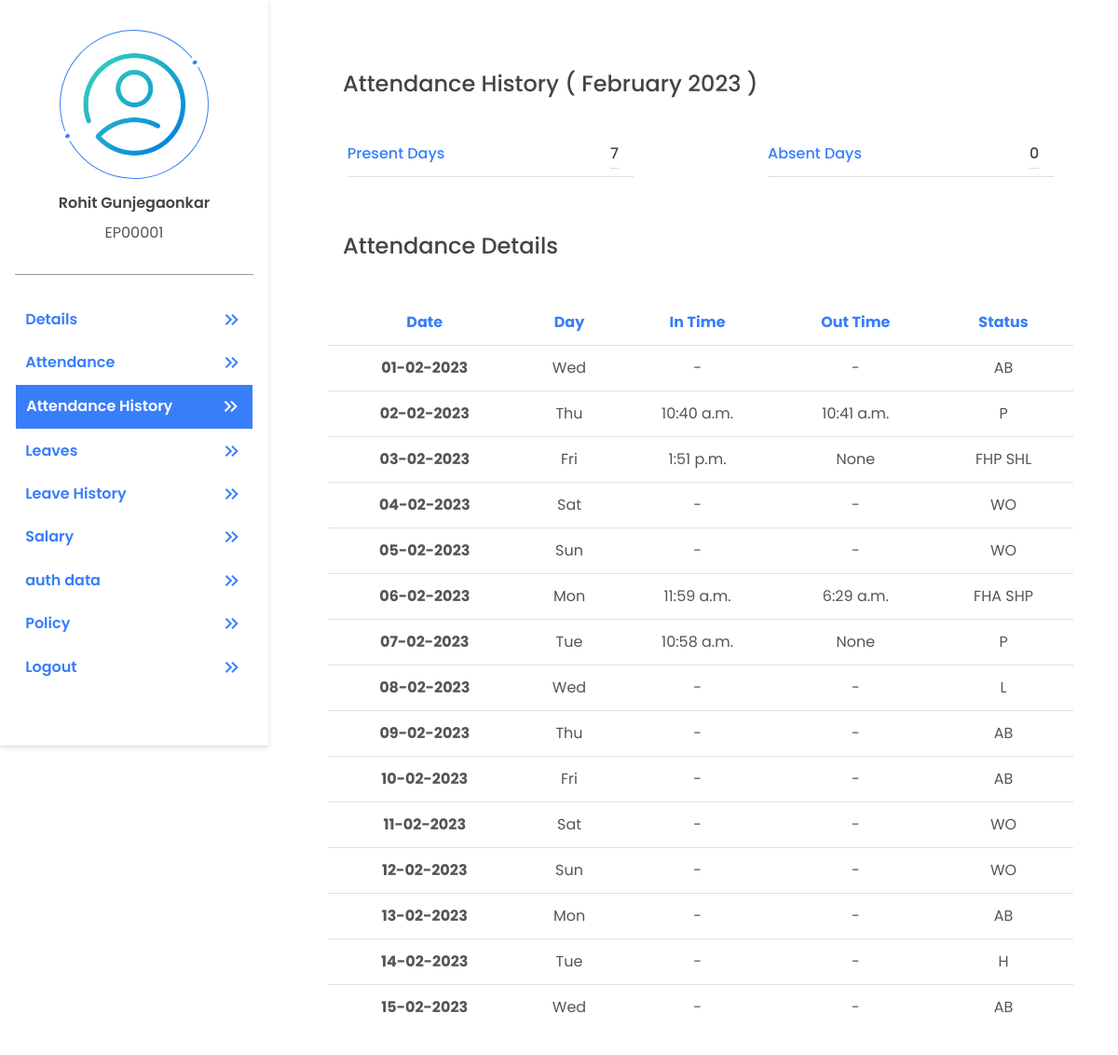
The page /accounts/attendance-history/ (signed in) on the database its author committed.
### account/models.py (models this page shows, shortened)
class UserAdditionalDetail(models.Model):
    emp_user = models.OneToOneField(User, on_delete=models.CASCADE, related_name='user_additional_details')
    gender = models.CharField(choices=(('Male' , 'Male'), ('Female', 'Female')), max_length=55, null=True)
    mobile_no = models.BigIntegerField(null=True)
    date_of_birth = models.DateField(null=True)
    pan_number = models.CharField(max_length=10, null=True)
    aadhaar_number = models.BigIntegerField(null=True)
    permanent_address = models.TextField(null=True)
    current_address = models.TextField(null=True)
    marital_status = models.CharField(choices=(('Single', 'Single'), ('Married', 'Married')), max_length=55, null=True)
    passport_no = models.CharField(max_length=9, null=True)
    father_name = models.CharField(max_length=255, null=True)
    mother_name = models.CharField(max_length=255, null=True)
    nationality = models.CharField(max_length=50, null=True)
    emergency_contact_no = models.BigIntegerField(null=True)
    blood_group = models.CharField(max_length=3, null=True)
    profile_photo = models.ImageField(upload_to='userprofile', null=True, default='default_profile_pic.png')
    is_requested = models.BooleanField(default=False)
    is_completed_additional_details = models.BooleanField(default=False)  # this will become True if mandatory fields are filled by employee after verification by HR
    created_at = models.DateTimeField(auto_now_add=True)
    updated_at = models.DateTimeField(auto_now=True)

### payroll/models.py (models this page shows, shortened)
class DailyAttendance(models.Model):
    emp_user = models.ForeignKey(User,
    on_delete=models.CASCADE, related_name='daily_attendance_user')
    date = models.DateField(auto_now=True)
    month = models.ForeignKey(Month,on_delete=models.CASCADE, related_name='daily_attendance_month')
    approved_by = models.ForeignKey(User,on_delete=models.CASCADE, related_name='daily_attend_approved_by',null=True)
    login_time = models.TimeField(auto_now_add=True)
    logout_time = models.TimeField(null=True)
    working_hours = models.DecimalField(default=0.0, max_digits=5, decimal_places=2)
    is_half_day = models.BooleanField(default=False)
    is_first_half = models.BooleanField(default=False)
    is_second_half = models.BooleanField(default=False)
    is_requested = models.BooleanField(default=False)
    is_present = models.BooleanField(default=False)
    created_at = models.DateTimeField(auto_now_add=True)
    updated_at = models.DateTimeField(auto_now=True)

### account/account_views/self_services/self_attendance.py (the view)
# urls.py: path("attendance-history/", AttendanceHistory.as_view(), name = 'attendance_history'),
class AttendanceHistory(View):
    @method_decorator(login_required(login_url='login'))
    def get (self, request):
        user_id = request.user.id
        attendance_history = DailyAttendance.objects.filter(emp_user_id = user_id, month = get_month_year())
        month_name = attendance_history[0].month.month_name[0:-4] + ' ' + attendance_history[0].month.month_name[-4:]
        months = {month: index for index, month in enumerate(month_abbr) if month}
        month = int(months[attendance_history[0].month.month_name[0:3]])
        year = int(attendance_history[0].month.month_name[-4:])
        end_date = get_end_date_of_month(year, month)
        first_date = end_date.replace(day = 1).date()
        monthly_data= []
        date_range= pd.date_range(first_date,end_date)
        current_date= datetime.today().date()
        for date in date_range:
            if date.date() > current_date:
                break
            data= {
                'date': date.strftime("%d-%m-%Y"),
                'day':date.strftime("%a"),
                'status' :None,
                'login_time':None,
                'logout_time':None,
            }
            if Holiday.objects.filter(date=date).exists():
                data["status"]="H"
                data["login_time"]="-"
                data["logout_time"]="-"
            elif data["day"]== "Sat" or data["day"]== "Sun":
                data["status"]="WO"
                data["login_time"]="-"
                data["logout_time"]="-"
            else:
                leave = DailyLeave.objects.filter(emp_user_id = user_id, date=date)
                attendance = DailyAttendance.objects.filter(emp_user_id = user_id, date=date, is_present=True)
                if  leave.exists() and attendance.exists():
                    if leave[0].date_is_half == True:
                        if leave[0].date_is_first_half== True and attendance[0].is_second_half== True:
                            data["status"]="FHL SHP"
                            data["login_time"]= attendance[0].login_time
                            data["logout_time"]= attendance[0].logout_time
                        if leave[0].date_is_second_half== True and attendance[0].is_first_half== True:
                            data["status"]="FHP SHL"
                            data["login_time"]= attendance[0].login_time
                            data["logout_time"]= attendance[0].logout_time
                    else:
                        data["status"]="L"
                        data["login_time"]="-"
                        data["logout_time"]="-"
                elif leave.exists():
                    if leave[0].date_is_half== True:
                        if leave[0].date_is_first_half== True:
                            data["status"]="FHL SHA"
                        elif leave[0].date_is_second_half== True:
                            data["status"]="FHA SHL"
                    else:
                        data["status"]="L"
                        data["login_time"]="-"
                        data["logout_time"]="-"
                elif attendance.exists():
                    if attendance[0].is_half_day == True:
                        if attendance[0].is_first_half== True:
                            data["status"]="FHP SHA"
                            data["login_time"]= attendance[0].login_time
                            data["logout_time"]= attendance[0].logout_time
                        if attendance[0].is_second_half== True:
                            data["status"]="FHA SHP"
                            data["login_time"]= attendance[0].login_time
                            data["logout_time"]= attendance[0].logout_time
                    else:
                        data["status"]="P"
                        data["login_time"]= attendance[0].login_time
                        data["logout_time"]= attendance[0].logout_time
                else:
                    data["status"]="AB"
                    data["login_time"]="-"
                    data["logout_time"]="-"
            monthly_data.append(data)
        return render (request, "account/self_services/self_attendance_history.html", {'monthly_data':monthly_data, 'month':month_name})

### templates/account/self_services/self_attendance_history.html (shortened to what this page needs)
{% extends 'profile_basic.html' %}
{% load static %}
{% block tag %}
<link href="{%static 'css/self-details.css'%}" rel="stylesheet">
<link href="{%static 'css/form.css'%}" rel="stylesheet">
{% endblock %}
{% block profile %}
<section class="user-info">
    <div class="basic_info">
        <p class="main-heading">Attendance History ( {{month}} )</p>
        <div class="user_info">
            <div class="info">
                <p class="info-title">Present Days</p>
                <p class="info-description" id="sl">
                    7
                </p>
            </div>
            <div class="info">
                <p class="info-title">Absent Days</p>
                <p class="info-description" id="lop">
                    0
                </p>
            </div>
        </div>
        <p class="main-heading">Attendance Details</p>
        <table class="table text-center">
            <thead>
                <tr>
                    <th scope="col">Date</th>
                    <th scope="col">Day</th>
                    <th scope="col">In Time</th>
                    <th scope="col">Out Time</th>
                    <th scope="col">Status</th>
                </tr>
            </thead>
            <tbody>
                {% for data in monthly_data %}
                <tr>
                    <th>{{data.date}}</th>
                    <td>{{data.day}}</td>
                    <td>{{data.login_time}}</td>
                    <td>{{data.logout_time}}</td>
                    <td>{{data.status}}</td>
                </tr>
                {% endfor %}
            </tbody>
        </table>
    </div>
</section>
{% endblock %}

### templates/profile_basic.html (shortened to what this page needs)
{% extends 'basic.html' %}
{% load static %}
{%block body%}
<section class="profile-container">
    <section class="profile-links-container">
        <div class="user-profile">
            <div class="user-profile-pic">
                <img src="{{request.user.user_additional_details.profile_photo.url}}" alt="">
            </div>
            <h4>{{request.user.get_full_name}}</h4>
            <p>{{request.user.username}}</p>
        </div>
        <div class="profile-navigations">
            <ul class="profile-navigation-links">
                <a href="{% url 'self_details' %}">
                    <li class="profile-navigation-link" id="self-detail">Details
                        <span class="material-symbols-outlined">
                            </span>
                    </li>
                </a>
                <a href="{% url 'self_attendance' %}">
                    <li class="profile-navigation-link" id="self-attendance">Attendance
                        <span class="material-symbols-outlined">
                            </span>
                    </li>
                </a>
                <a href="{% url 'attendance_history' %}">
                    <li class="profile-navigation-link" id="self-attendance-history">Attendance History
                        <span class="material-symbols-outlined">
                            </span>
                    </li>
                </a>
                <a href="{% url 'self_leave' %}">
                    <li class="profile-navigation-link" id="self-leave">Leaves
                        <span class="material-symbols-outlined">
                            </span>
                    </li>
                </a>
                <a href="{% url 'leave_history' %}">
                    <li class="profile-navigation-link" id="self-attendance-history">Leave History
                        <svg xmlns="http://www.w3.org/2000/svg" viewBox="0 0 384 512">
                            <span class="material-symbols-outlined">
                                </span>
                    </li>
                </a>
                <a href="{% url 'self_salary' %}">
                    <li class="profile-navigation-link" id="self-salary">Salary
                        <span class="material-symbols-outlined">
                            </span>
                    </li>
                </a>
                <a href="{% url 'self_salary' %}">
                    <li class="profile-navigation-link" id="self-salary">auth data
                        <span class="material-symbols-outlined">
                            </span>
                    </li>
                </a>
                <a href="{% url 'self_salary' %}">
                    <li class="profile-navigation-link" id="self-salary">Policy
                        <span class="material-symbols-outlined">
                            </span>
                    </li>
                </a>
                <a href="{% url 'logout' %}">
                    <li class="profile-navigation-link" id="self-salary">Logout
                        <span class="material-symbols-outlined">
                            </span>
                    </li>
                </a>
            </ul>
        </div>
    </section>
    <section class="profile-details-container">
        {% block profile %}
        {% endblock %}
    </section>
</section>
{%endblock%}

### rows shown on the page
DailyAttendance: login_time "10:40 a.m.", logout_time "10:41 a.m."
DailyAttendance: login_time "1:51 p.m."
DailyAttendance: login_time "11:59 a.m.", logout_time "6:29 a.m."
DailyAttendance: login_time "10:58 a.m."

### other values the page prints
{{ request.user.get_full_name }} "Rohit Gunjegaonkar"
{{ request.user.username }} "EP00001"
{{ month }} "February 2023"
{{ data.date }} "01-02-2023" "02-02-2023" "03-02-2023" "04-02-2023" "05-02-2023" "06-02-2023" "07-02-2023" "08-02-2023" "09-02-2023" "10-02-2023" "11-02-2023" "12-02-2023" "13-02-2023" "14-02-2023" "15-02-2023"
{{ data.day }} "Wed" "Thu" "Fri" "Sat" "Sun" "Mon" "Tue" "Wed" "Thu" "Fri" "Sat" "Sun" "Mon" "Tue" "Wed"
{{ data.login_time }} "-" "-" "-" "-" "-" "-" "-" "-" "-" "-" "-"
{{ data.logout_time }} "-" "None" "-" "-" "None" "-" "-" "-" "-" "-" "-" "-" "-"
{{ data.status }} "AB" "P" "FHP SHL" "WO" "WO" "FHA SHP" "P" "L" "AB" "AB" "WO" "WO" "AB" "H" "AB"
